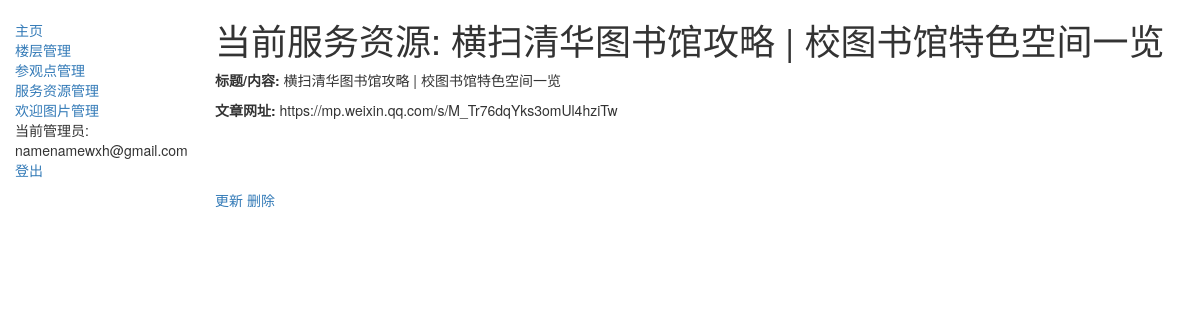
Screenshot of /manage/article/1 (signed in) with the database file from the repository.
### Users/models.py (models this page shows, shortened)
class User(AbstractBaseUser, PermissionsMixin):
    GENDER_CHOICES = (
        ('male', "男"),
        ('female', "女"),
        ('secret', "保密")
    )
    email = models.EmailField(max_length=254, unique=True)
    name = models.CharField(max_length=254, null=True, blank=True)
    gender = models.CharField(max_length=8, choices=GENDER_CHOICES, default='secret')
    stu_id = models.BigIntegerField(null=True, blank=True)
    department = models.CharField(max_length=254, default='电脑系')
    remarks = models.CharField(max_length=254, null=True, blank=True)
    is_staff = models.BooleanField(default=False)
    is_superuser = models.BooleanField(default=False)
    is_active = models.BooleanField(default=True)
    last_login = models.DateTimeField(null=True, blank=True)
    date_joined = models.DateTimeField(auto_now_add=True)
    USERNAME_FIELD = 'email'
    EMAIL_FIELD = 'email'
    REQUIRED_FIELDS = []
    objects = UserManager()

### Comment/models.py (models this page shows, shortened)
class Article(models.Model):
    title = models.CharField(max_length=200, verbose_name='文章标题', null=False, blank=True, default="")
    url = models.CharField(max_length=400, verbose_name='文章网址', null=False, blank=False)

### Comment/views.py (the view)
# urls.py: url(r'^manage/article/(?P<pk>\d+)$', staff_member_required(views.ArticleDetailView.as_view(),
class ArticleDetailView(generic.DetailView):
    model = Article
    template_name = 'article_detail.html'

### templates/article_detail.html
{% extends "base_generic.html" %}
{% block content %}
  <h1>当前服务资源: {{ article.title }} </h1>
    <p><strong>标题/内容:</strong> {{ article.title }}</p>
    <p><strong>文章网址:</strong> {{ article.url }}</p>
    <br><br><br>
<a href="{% url 'Comment:article_update' article.id %}">更新</a>
<a href="{% url 'Comment:article_delete' article.id %}">删除</a>
{% endblock %}

### templates/base_generic.html (shortened to what this page needs)
<!DOCTYPE html>
<html lang="en">
<head>
  <link rel="stylesheet" href="https://maxcdn.bootstrapcdn.com/bootstrap/3.3.7/css/bootstrap.min.css">
  {% load static %}
  <link rel="stylesheet" href="{% static 'css/styles.css' %}">
</head>
<body>
  <div class="container-fluid">
    <div class="row">
      <div class="col-sm-2">
      {% block sidebar %}
      <ul class="sidebar-nav">
          <li><a href="{% url 'Comment:manage' %}">主页</a></li>
          <li><a href="{% url 'Comment:floors' %}">楼层管理</a></li>
          <li><a href="{% url 'Comment:points' %}">参观点管理</a></li>
          <li><a href="{% url 'Comment:articles' %}">服务资源管理</a></li>
          <li><a href="{% url 'Comment:welcomeImages' %}">欢迎图片管理</a> </li>
      {% if user.is_authenticated %}
     <li>当前管理员: {{ user.get_username }}</li>
     <li><a href="{% url 'Comment:logout'%}?next={{request.path}}">登出</a></li>
   {% else %}
     <li><a href="{% url 'Comment:login'%}?next={{request.path}}">登录</a></li>
   {% endif %}
      </ul>
     {% endblock %}
      </div>
      <div class="col-sm-10 ">
      {% block content %}{% endblock %}
      </div>
    </div>
  </div>
</body>
</html>

### static/css/styles.css (style rules this page uses)
.sidebar-nav { margin-top: 20px; padding: 0; list-style: none; }

### rows the page displays
User: get_username "namenamewxh@gmail.com"
Article: title "横扫清华图书馆攻略 | 校图书馆特色空间一览", url "https://mp.weixin.qq.com/s/M_Tr76dqYks3omUl4hziTw"
